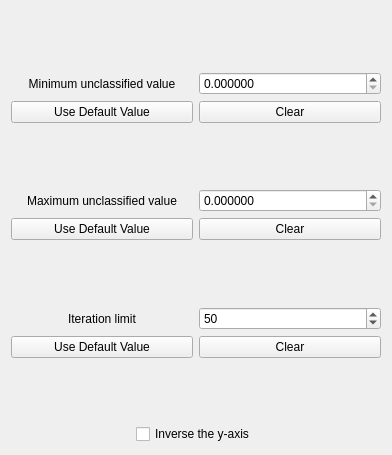
            <widget class="QWidget" name="ToolBoxPage1_2">
             <property name="geometry">
              <rect>
               <x>0</x>
               <y>0</y>
               <width>392</width>
               <height>455</height>
              </rect>
             </property>
             <attribute name="label">
              <string>Page 1 of 4 - DEFINE VALUES</string>
             </attribute>
             <layout class="QGridLayout" name="gridLayout_10">
              <item row="0" column="0">
               <layout class="QGridLayout" name="gridLayout_9">
                <item row="4" column="1">
                 <widget class="QDoubleSpinBox" name="Max_class_value">
                  <property name="decimals">
                   <number>6</number>
                  </property>
                  <property name="maximum">
                   <double>10000000000.000000000000000</double>
                  </property>
                 </widget>
                </item>
                <item row="7" column="0">
                 <widget class="QLabel" name="label_25">
                  <property name="text">
                   <string>Iteration limit</string>
                  </property>
                  <property name="alignment">
                   <set>Qt::AlignCenter</set>
                  </property>
                 </widget>
                </item>
                <item row="9" column="0">
                 <spacer name="verticalSpacer_18">
                  <property name="orientation">
                   <enum>Qt::Vertical</enum>
                  </property>
                  <property name="sizeHint" stdset="0">
                   <size>
                    <width>20</width>
                    <height>40</height>
                   </size>
                  </property>
                 </spacer>
                </item>
                <item row="2" column="0">
                 <widget class="QPushButton" name="pushButton_Min_class_default">
                  <property name="text">
                   <string>Use Default Value</string>
                  </property>
                 </widget>
                </item>
                <item row="8" column="0">
                 <widget class="QPushButton" name="pushButton_Max_loop_default">
                  <property name="text">
                   <string>Use Default Value</string>
                  </property>
                 </widget>
                </item>
                <item row="2" column="1">
                 <widget class="QPushButton" name="pushButton_IV_clear1">
                  <property name="text">
                   <string>Clear</string>
                  </property>
                 </widget>
                </item>
                <item row="6" column="0">
                 <spacer name="verticalSpacer_8">
                  <property name="orientation">
                   <enum>Qt::Vertical</enum>
                  </property>
                  <property name="sizeHint" stdset="0">
                   <size>
                    <width>20</width>
                    <height>40</height>
                   </size>
                  </property>
                 </spacer>
                </item>
                <item row="5" column="1">
                 <widget class="QPushButton" name="pushButton_IV_clear2">
                  <property name="text">
                   <string>Clear</string>
                  </property>
                 </widget>
                </item>
                <item row="0" column="0">
                 <spacer name="verticalSpacer_17">
                  <property name="orientation">
                   <enum>Qt::Vertical</enum>
                  </property>
                  <property name="sizeHint" stdset="0">
                   <size>
                    <width>20</width>
                    <height>40</height>
                   </size>
                  </property>
                 </spacer>
                </item>
                <item row="5" column="0">
                 <widget class="QPushButton" name="pushButton_Max_value_default">
                  <property name="text">
                   <string>Use Default Value</string>
                  </property>
                 </widget>
                </item>
                <item row="3" column="0">
                 <spacer name="verticalSpacer_9">
                  <property name="orientation">
                   <enum>Qt::Vertical</enum>
                  </property>
                  <property name="sizeHint" stdset="0">
                   <size>
                    <width>20</width>
                    <height>40</height>
                   </size>
                  </property>
                 </spacer>
                </item>
                <item row="1" column="1">
                 <widget class="QDoubleSpinBox" name="Min_class_value">
                  <property name="decimals">
                   <number>6</number>
                  </property>
                  <property name="maximum">
                   <double>10000000.000000000000000</double>
                  </property>
                 </widget>
                </item>
                <item row="7" column="1">
                 <widget class="QSpinBox" name="Max_loop_time">
                  <property name="maximum">
                   <number>99999</number>
                  </property>
                  <property name="value">
                   <number>50</number>
                  </property>
                 </widget>
                </item>
                <item row="8" column="1">
                 <widget class="QPushButton" name="pushButton_IV_clear3">
                  <property name="text">
                   <string>Clear</string>
                  </property>
                 </widget>
                </item>
                <item row="4" column="0">
                 <widget class="QLabel" name="label_Maxium_Unclassified_Value">
                  <property name="text">
                   <string>Maximum unclassified value</string>
                  </property>
                  <property name="alignment">
                   <set>Qt::AlignCenter</set>
                  </property>
                 </widget>
                </item>
                <item row="1" column="0">
                 <widget class="QLabel" name="label_Minimum_Unclassified_Value">
                  <property name="text">
                   <string>Minimum unclassified value</string>
                  </property>
                  <property name="alignment">
                   <set>Qt::AlignCenter</set>
                  </property>
                 </widget>
                </item>
                <item row="10" column="0" colspan="2" alignment="Qt::AlignHCenter">
                 <widget class="QCheckBox" name="checkBox_yInverse">
                  <property name="sizePolicy">
                   <sizepolicy hsizetype="Preferred" vsizetype="Fixed">
                    <horstretch>0</horstretch>
                    <verstretch>0</verstretch>
                   </sizepolicy>
                  </property>
                  <property name="font">
                   <font>
                    <underline>false</underline>
                    <strikeout>false</strikeout>
                   </font>
                  </property>
                  <property name="text">
                   <string>Inverse the y-axis</string>
                  </property>
                 </widget>
                </item>
               </layout>
              </item>
             </layout>
            </widget>
